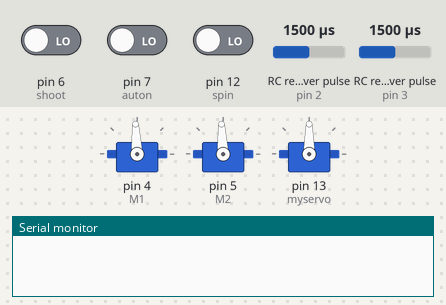
Simulated run of this sketch. Board: Arduino Uno, built with avr-gcc and run on an emulated ATmega328P. Parts: 3 × servo, the last lines printed to the serial monitor. Wiring (inferred from the names in the program): 2 × RC receiver channel: data pin 2 / data pin 3. Inputs (shaded band) come from the test bench; at power-on: RC receiver pulse (sensors on pin 2, pin 3) 1500 µs, pin 6 (shoot) LOW, pin 7 (auton) LOW, pin 12 (spin) LOW.

Above: at 2.2 s.
2.3 s: RC receiver pulse (sensor on pin 2) set to 1020 µs
At 5.2 s:
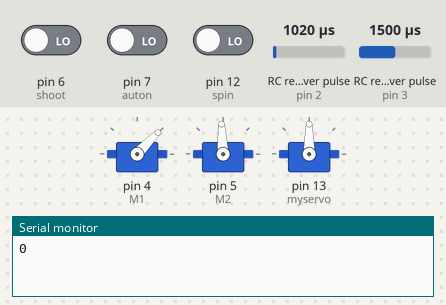
5.3 s: RC receiver pulse (sensor on pin 3) set to 1020 µs
At 8.2 s:
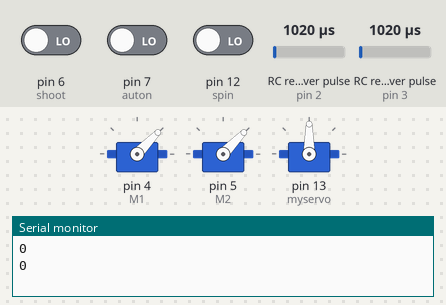
8.3 s: RC receiver pulse (sensor on pin 2) set to 1250 µs
At 11.2 s:
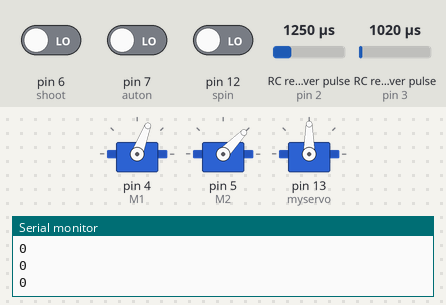
11.3 s: RC receiver pulse (sensor on pin 3) set to 1250 µs
At 14.2 s:
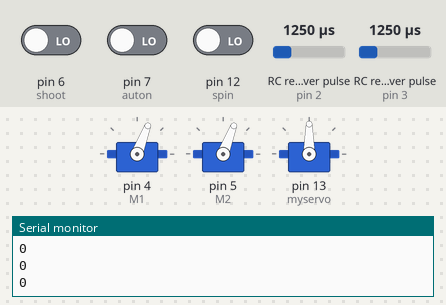
14.3 s: RC receiver pulse (sensor on pin 2) set to 1500 µs
At 17.2 s:
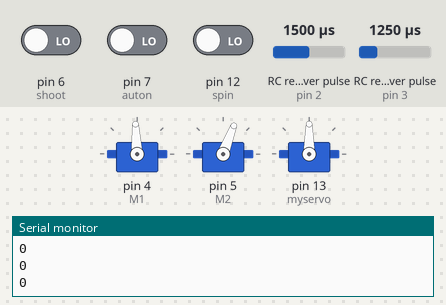
17.3 s: RC receiver pulse (sensor on pin 3) set to 1750 µs
At 20.9 s:
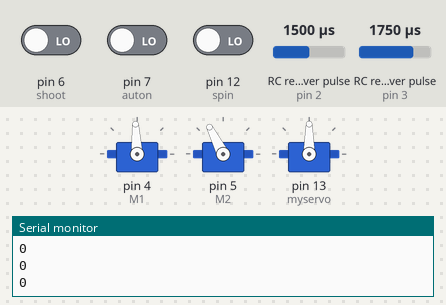
Timing chart, 0 to 21.3 s (numbered marks = the images above; inputs shaded):
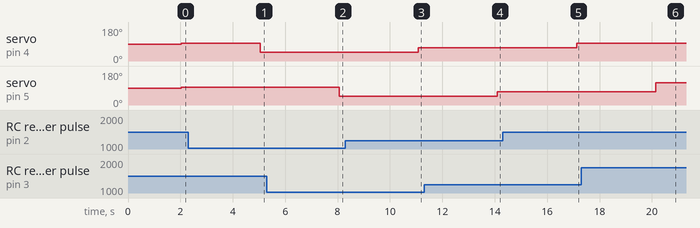

The sketch:

SOURDOUGH_driveshootturnauto.ino
```cpp
//RoboClaw RC Mode
//Control RoboClaw with servo pulses from a microcontroller.

/*
 * 2,3 to Receiver 2,4
 * 4,5 to Roboclaw S1, S2
 * 6 to Reciever 3
 * 8,9,10,11 to Stepper Driver 1,2,3,4
 * 12 to Receiver 5
 * 13 to Servo signal
 * GRD to Servo GRD, Stepper GRD, Receiver GRD
 * 5V to Servo power
 *
 * Servo wires through slip ring for 360 turn
 */


#include <Servo.h>
#include <math.h>
#include <SoftwareSerial.h>
#include <Stepper.h>

#define MIN 1250
#define MAX 1750
#define STOP 1500
#define DEAD 70


int ch1 = 2;
int ch2 = 3;

int auton = 7;
int shoot = 6;
int pwm;
int steps;
int max_steps;
int do_aut;

const int stepsPerRevolution = 200;
int spin =  12;

// initialize the stepper library on pins 8 through 11:
Stepper myStepper(stepsPerRevolution, 8, 9, 10, 11);

Servo M1; // create servo object to control a RoboClaw channel
Servo M2; // create servo object to control a RoboClaw channel
Servo myservo; //gun servo
int pos = 0; // variable to store the servo position


void setup()
{
 M1.attach(4); // attaches the RC signal on pin 5 to the servo object
 M2.attach(5); // attaches the RC signal on pin 6 to the servo object
 myservo.attach(13);
 myservo.write(90);

  Serial.begin(9600);
  pinMode(ch1, INPUT);
  pinMode(ch2, INPUT);

  pinMode(shoot, INPUT);
  pwm = pulseIn(shoot, HIGH);

  myStepper.setSpeed(100);
  pinMode(spin, INPUT);

  steps = 0;
  max_steps = 20;
}
void loop()
{

 while (steps < max_steps)
  {
    do_aut = pulseIn(auton, HIGH);
    if (do_aut > 1500)
    {
      M1.writeMicroseconds(MAX);
      steps += 1;
      delay(200);
      Serial.print(steps);
      Serial.print("\n");
    }
    else {
      break;
    }
  }


  int read1 = pulseIn(ch1, HIGH);
  int read2 = pulseIn(ch2, HIGH);
  //Serial.print(read1);
  //Serial.print(read2);
  if (read1 < 2100 && read1 > 900) {
    M1.writeMicroseconds(read1);
  }
  else {
     M1.writeMicroseconds(STOP);
  }
  if (read2 < 2100 && read2 > 900) {
    M2.writeMicroseconds(read2);
  }
  else {
     M2.writeMicroseconds(STOP);
  }


  int trig = pulseIn(shoot, HIGH);
  Serial.print(trig);
  Serial.print("\n");

if (abs(pwm - trig) > 500) {
    Serial.print(trig);
    Serial.print("\n");
    //Serial.print(pwm);
    //Serial.print("\n");

    myservo.write(110);              // tell servo to go to position in variable 'pos'
    delay(80);      // waits 15ms for the servo to reach the position

    myservo.write(90);

    if (trig > 1500) {
      pwm = 1800;
    }
    else {
      pwm = 1200;
    }

    Serial.print("shooting \n");
  }

  int val = pulseIn(spin, HIGH);
  //Serial.print(val);
 // Serial.print("\n");

  if (val > 1800)
  {
    myStepper.step(5);
    delay(10);
  }
  else if (val < 1200 && val > 900)
  {
    myStepper.step(-5);
    delay(10);
  }
}
```

Measured:
- after the input at 2.3 s, servo on pin 4 (M1): 93° → 46° after 2.7 s
- after the input at 5.3 s, servo on pin 5 (M2): 93° → 46° after 2.8 s
- after the input at 8.3 s, servo on pin 4 (M1): 46° → 69° after 2.8 s
- after the input at 11.3 s, servo on pin 5 (M2): 46° → 69° after 2.8 s
- after the input at 14.3 s, servo on pin 4 (M1): 69° → 93° after 2.8 s
- after the input at 17.3 s, servo on pin 5 (M2): 69° → 117° after 2.8 s
